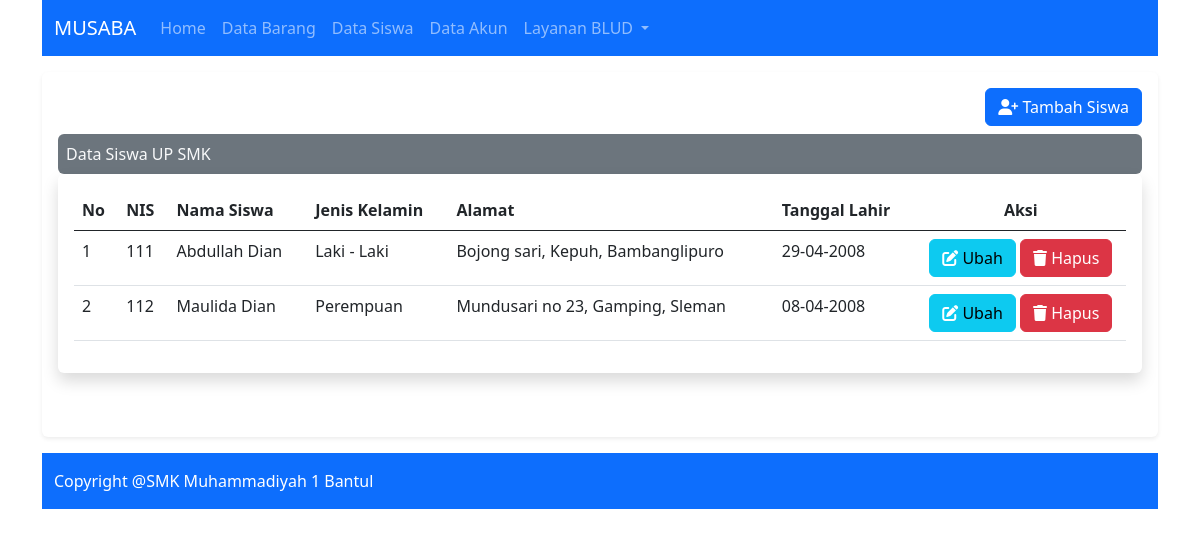
Page /index.php?p=datasiswa on the committed database.
### tables this page shows
CREATE TABLE `siswa` (
  `nis` int(10) NOT NULL,
  `namasiswa` varchar(50) NOT NULL,
  `jk` enum('L','P') NOT NULL,
  `alamat` text NOT NULL,
  `tanggal_lahir` date NOT NULL
);

### config/controller.php (called while the page is built, shortened)
<?php
function jenkel($jenkel)
{
  if($jenkel == 'L')
  {
    $jk = 'Laki - Laki';
    return $jk;
  }
  else
  {
    $jk = 'Perempuan';
    return $jk;
  }
}
function select($query)
{
    global $koneksi;
    $result = mysqli_query($koneksi,$query);
    $rows = [];
    while ($row = mysqli_fetch_assoc($result))
    {
        $rows[] = $row;
    }
    return $result;
}
?>

### datasiswa.php (the view, shortened to what this page needs)
<div class = "col-md-12" style = "text-align:right;"><a href="index.php?p=tambah_barang">  <button type="button" class="btn btn-primary"> <i class="fa-solid fa-user-plus"></i> Tambah Siswa</button></a></div>
<div class="shadow-none p-2 mt-2 bg-secondary text-light rounded">Data Siswa UP SMK</div>
    <div class="table-responsive shadow p-3 mb-5 bg-body rounded">
    <table id="tabelsiswa" class="table table-hover">
            <thead>
            <tr >
            <th scope="col">No</th>
            <th scope="col">NIS</th>
            <th scope="col">Nama Siswa</th>
            <th scope="col">Jenis Kelamin</th>
            <th scope="col">Alamat</th>
            <th scope="col">Tanggal Lahir</th>
            <th scope="col" style = "text-align:center; width:20%;">Aksi</th>
            </tr>
        </thead>
        <tbody>
        <?php
            $data_siswa = select("SELECT * FROM siswa");
            $no = 1;
        ?>
       <?php foreach($data_siswa as $siswa): ?>
                    <tr>
                    <td><?php echo $no++; ?></td>
                    <td><?php echo $siswa['nis']; ?></td>
                    <td><?php echo $siswa['namasiswa']; ?></td>
                    <td><?php echo jenkel($siswa['jk']); ?></td>
                    <td><?php echo $siswa['alamat']; ?></td>
                    <td><?php echo date("d-m-Y", strtotime($siswa['tanggal_lahir'])); ?></td>
                    <td align="center">
                    <form method="post" action="">
                         <a href = "index.php?p=ubah_barang&id=<?php echo $data['idbarang']; ?>">
                         <button type="submit" name="ubah" class="btn btn-info"><i class="fa-solid fa-pen-to-square" style="color: #ffffff;"></i> Ubah</button></a>
                         <button type="submit" name="delete" class="btn btn-danger"><i class="fa-solid fa-trash" style="color: #ffffff;"></i> Hapus</button>
                     </form>
                </td>
                </tr>
        <?php endforeach; ?>
        </tbody>
    </table>
    </div>

### rows in the picture
siswa: nis "111", namasiswa "Abdullah Dian", jk "Laki - Laki", alamat "Bojong sari, Kepuh, Bambanglipuro", tanggal_lahir "29-04-2008"
siswa: nis "112", namasiswa "Maulida Dian", jk "Perempuan", alamat "Mundusari no 23, Gamping, Sleman", tanggal_lahir "08-04-2008"
